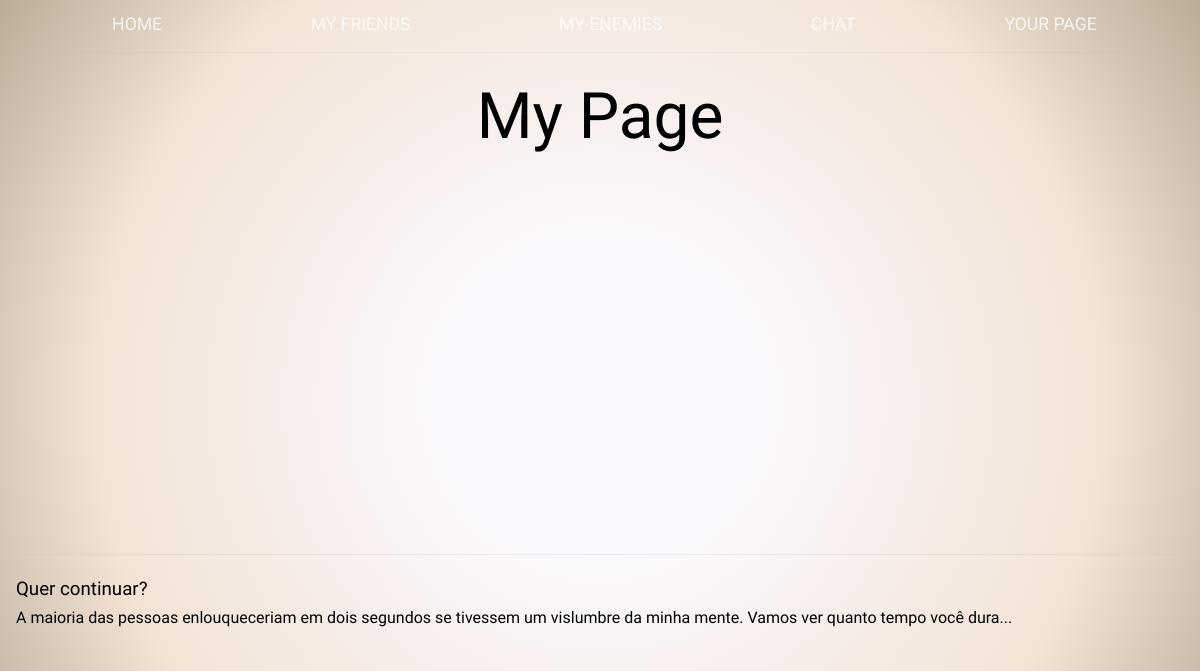
Before: / with the older database file.
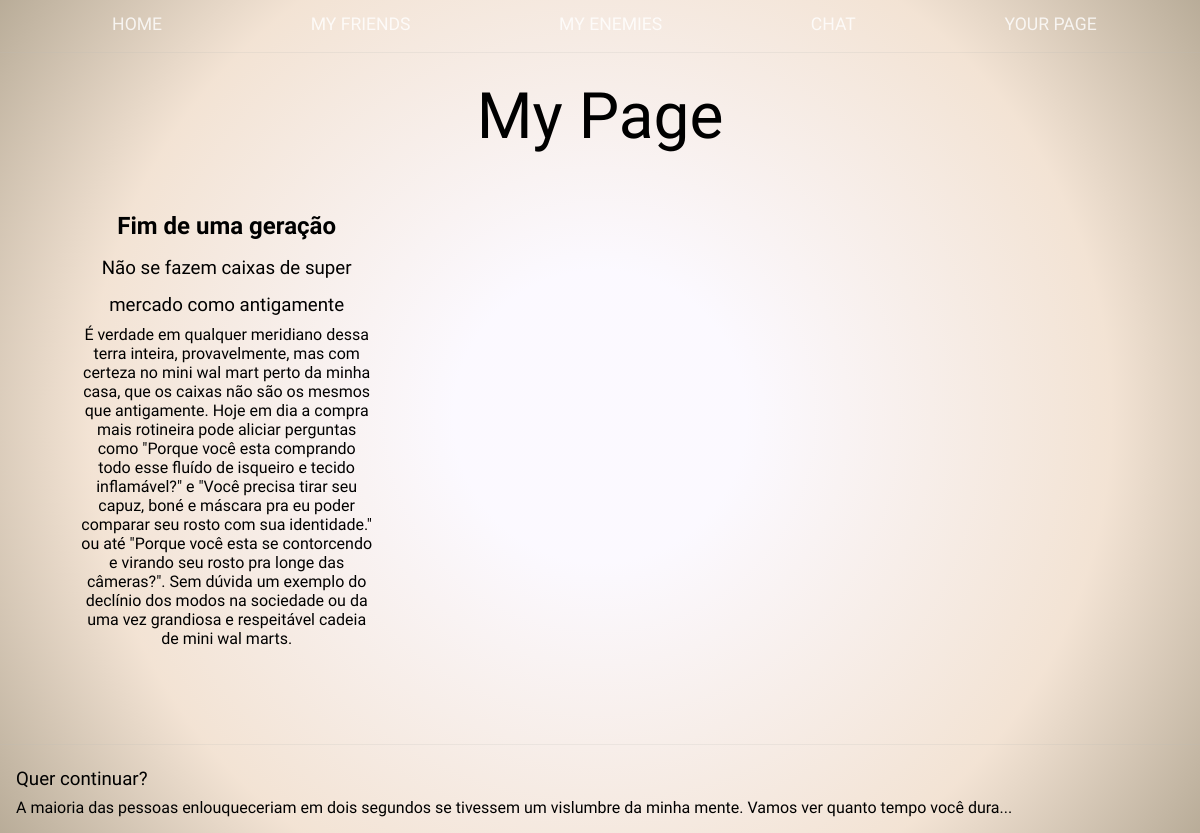
After: the same page with the newer database file.
### posts/models.py (models this page shows, shortened)
class Post(models.Model):
    post_title = models.CharField(max_length=100)
    post_subtitle = models.CharField(max_length=100)
    post_body = models.TextField()
    post_author = models.ForeignKey(Autor, on_delete=models.CASCADE)

### posts/views.py (the view)
# urls.py: path('', views.index, name='index'),
def index(request):
    postagem = Post.objects.filter(post_author=2)
    response = {'postagens':postagem}
    return render(request, 'posts/index.html', response)

### posts/templates/posts/index.html
{% extends 'posts/base.html' %}
{% block content %}
<h1 class="titulo-site">My Page</h1>
<div class="grid-cont">
    {% for postagem in postagens %}
    <div class="posts">
        <h2>{{ postagem.post_title }}</h2>
        <h3>{{ postagem.post_subtitle }}</h3>
        <p>{{ postagem.post_body }}</p>
    </div>
    {% empty %}
    <p class="empty"></p>
    {% endfor %}
</div>
{% endblock content %}

### posts/templates/posts/base.html (shortened to what this page needs)
<!DOCTYPE html>
<html lang="en">
{% load static %}
{% include "posts/head.html" %}
<body onload="focus()">
    {% include 'posts/header.html' %}
    {% block content %}
    {% endblock content %}
    {% include 'posts/footer.html' %}
</body>
</html>

### posts/templates/posts/head.html (shortened to what this page needs)
{% load static %}
<head>
    <link rel="stylesheet" type="text/css" href="{% static 'posts/style.css' %}" />
</head>

### posts/templates/posts/header.html
{% load static %}
<header class="main-header">
    <nav class="nav main-nav">
        <ul>
            <li><a href="/posts/">HOME</a></li>
            <li><a href="/posts/amigos/">MY FRIENDS</a></li>
            <li><a href="/posts/pessoas/">MY ENEMIES</a></li>
            <li><a href="/posts/chat/">CHAT</a></li>
            <li><a href="/posts/about/">YOUR PAGE</a></li>
        </ul>
    </nav>
</header>

### posts/templates/posts/footer.html
<footer class="foot">
    <h3>Quer continuar?</h3>
    <p>A maioria das pessoas enlouqueceriam em dois segundos se tivessem um vislumbre da minha mente.
        Vamos ver quanto tempo você dura...</p>
</footer>

### posts/static/posts/style.css (style rules this page uses)
* { box-sizing: border-box; font-family: 'Castoro'; font-weight: 400; margin: 0; }
h2 { font-weight: 900; }
html, body { margin: 0; padding: 0; }
body { min-height: 100vh; background: rgb(252,250,255); background-image: url("images/paper2.png"), radial-gradient(circle, #FCFAFF33 20%, #F5E6D1ee 70%, #B6AA91ee 100%); background-blend-mode: multiply; display: flex; flex-direction: column; }
.nav ul { margin: 0; }
.nav li { display: inline; }
.nav a { display: inline-block; padding: .8em; color: #ffffffcc; text-decoration: none; font-family: "Viaoda Libre"; }
.main-nav { font-family: "Viaoda Libre"; font-size: 1.1em; font-weight: lighter; border-bottom: 1px solid #b8b9b533; overflow: hidden; height: 3em; }
.main-nav li { padding: 0 5%; }
.main-header { padding-bottom: 10px; }
.titulo-site { text-align: center; text-decoration: none; margin: 0; font-size: 4em; font-family: "Viaoda Libre"; padding: 16px; }
.foot { padding: 1em 0; padding-left: 1em; border-top: 1px solid #b8b9b533; }
.grid-cont { display: grid; grid-template: auto / 1fr 1fr 1fr; grid-gap: 5em; text-align: center; margin: 1em 3.5em; padding: 1em 1.5em; border: 0; margin-bottom: 5em; }
.posts h2, h3 { line-height: 2; }

Changed rows visible on the page:
added Post: post_title "Fim de uma geração", post_subtitle "Não se fazem caixas de super mercado como antigamente", post_body "É verdade em qualquer meridiano dessa terra inteira, provavelmente, mas com certeza no mini wal mart perto da minha casa, que os caixas não são os mesmos que antigamente. Hoje em dia a compra mais rotineira pode aliciar perguntas como \"Porque você esta comprando todo esse fluído de isqueiro e tecido inflamável?\" e \"Você precisa tirar seu capuz, boné e máscara pra eu poder comparar seu rosto com sua identidade.\" ou até \"Porque você esta se contorcendo e virando seu rosto pra longe das câmeras?\". Sem dúvida um exemplo do declínio dos modos na sociedade ou da uma vez grandiosa e respeitável cadeia de mini wal marts."
